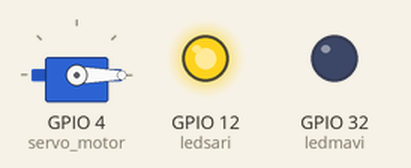
Simulated run of this sketch. Board: ESP32. Parts: servo, output pins drawn as LEDs (lit = HIGH).

Above: at 0.05 s.
At 1.5 s:
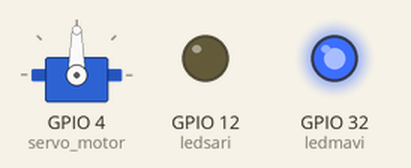
At 2.95 s:
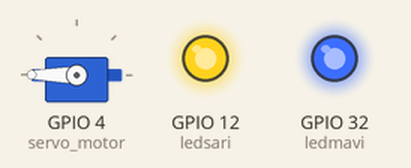
Timing chart, 0 to 6.9 s (numbered marks = the images above):
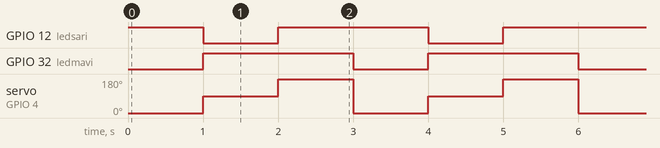

Measured:
- by itself, GPIO 12 (ledsari): repeats every 3.0 s: LOW 1.0 s, HIGH 2.0 s
- by itself, GPIO 32 (ledmavi): alternates HIGH for 2.0 s and LOW for 1.0 s
- by itself, servo on GPIO 4 (servo_motor): repeats every 3.0 s: 180° 1.0 s, 0° 1.0 s, 90° 1.0 s

The sketch:

en_temel_servo_led1.ino
```cpp
#include <ESP32Servo.h>

Servo servo_motor;


const int ledsari = 12;

const int ledmavi = 32;

void setup() {

  pinMode(ledsari, OUTPUT);
  pinMode(ledmavi, OUTPUT);

  servo_motor.attach(4);
}

void loop() {

  servo_motor.write(0);
  digitalWrite(ledsari, HIGH);
  delay(1000);


  servo_motor.write(90);


  digitalWrite(ledsari, LOW);
  digitalWrite(ledmavi, HIGH);
  delay(1000);


  servo_motor.write(180);
  digitalWrite(ledmavi, HIGH);
  digitalWrite(ledsari, HIGH);
  delay(1000);


 digitalWrite(ledmavi, LOW);
  digitalWrite(ledsari, LOW);
}
```
